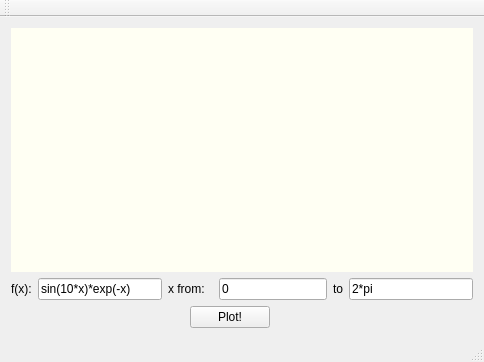
<?xml version="1.0" encoding="UTF-8"?>
<ui version="4.0">
 <class>MainWindow</class>
 <widget class="QMainWindow" name="MainWindow">
  <property name="geometry">
   <rect>
    <x>0</x>
    <y>0</y>
    <width>484</width>
    <height>362</height>
   </rect>
  </property>
  <property name="windowTitle">
   <string>Simple-2DPlot</string>
  </property>
  <widget class="QWidget" name="centralWidget">
   <layout class="QGridLayout" name="gridLayout">
    <item row="0" column="0" colspan="8">
     <widget class="QCustomPlot" name="widget" native="true">
      <property name="styleSheet">
       <string notr="true">background-color: rgb(255, 255, 243);</string>
      </property>
     </widget>
    </item>
    <item row="1" column="0">
     <widget class="QLabel" name="label">
      <property name="text">
       <string>f(x):</string>
      </property>
     </widget>
    </item>
    <item row="1" column="1">
     <widget class="QLineEdit" name="lineEdit">
      <property name="text">
       <string>sin(10*x)*exp(-x)</string>
      </property>
     </widget>
    </item>
    <item row="1" column="2" colspan="2">
     <widget class="QLabel" name="label_2">
      <property name="text">
       <string>x from:</string>
      </property>
     </widget>
    </item>
    <item row="1" column="4" colspan="2">
     <widget class="QLineEdit" name="lineEdit_2">
      <property name="text">
       <string>0</string>
      </property>
     </widget>
    </item>
    <item row="1" column="6">
     <widget class="QLabel" name="label_3">
      <property name="text">
       <string>to</string>
      </property>
     </widget>
    </item>
    <item row="1" column="7">
     <widget class="QLineEdit" name="lineEdit_3">
      <property name="text">
       <string>2*pi</string>
      </property>
     </widget>
    </item>
    <item row="2" column="0" colspan="3">
     <spacer name="horizontalSpacer">
      <property name="orientation">
       <enum>Qt::Horizontal</enum>
      </property>
      <property name="sizeHint" stdset="0">
       <size>
        <width>171</width>
        <height>20</height>
       </size>
      </property>
     </spacer>
    </item>
    <item row="2" column="3" colspan="2">
     <widget class="QPushButton" name="pushButton">
      <property name="text">
       <string>Plot!</string>
      </property>
     </widget>
    </item>
    <item row="2" column="5" colspan="3">
     <spacer name="horizontalSpacer_2">
      <property name="orientation">
       <enum>Qt::Horizontal</enum>
      </property>
      <property name="sizeHint" stdset="0">
       <size>
        <width>197</width>
        <height>23</height>
       </size>
      </property>
     </spacer>
    </item>
   </layout>
  </widget>
  <widget class="QMenuBar" name="menuBar">
   <property name="geometry">
    <rect>
     <x>0</x>
     <y>0</y>
     <width>484</width>
     <height>23</height>
    </rect>
   </property>
  </widget>
  <widget class="QToolBar" name="mainToolBar">
   <attribute name="toolBarArea">
    <enum>TopToolBarArea</enum>
   </attribute>
   <attribute name="toolBarBreak">
    <bool>false</bool>
   </attribute>
  </widget>
  <widget class="QStatusBar" name="statusBar"/>
 </widget>
 <layoutdefault spacing="6" margin="11"/>
 <customwidgets>
  <customwidget>
   <class>QCustomPlot</class>
   <extends>QWidget</extends>
   <header>qcustomplot.h</header>
   <container>1</container>
  </customwidget>
 </customwidgets>
 <resources/>
 <connections/>
</ui>
